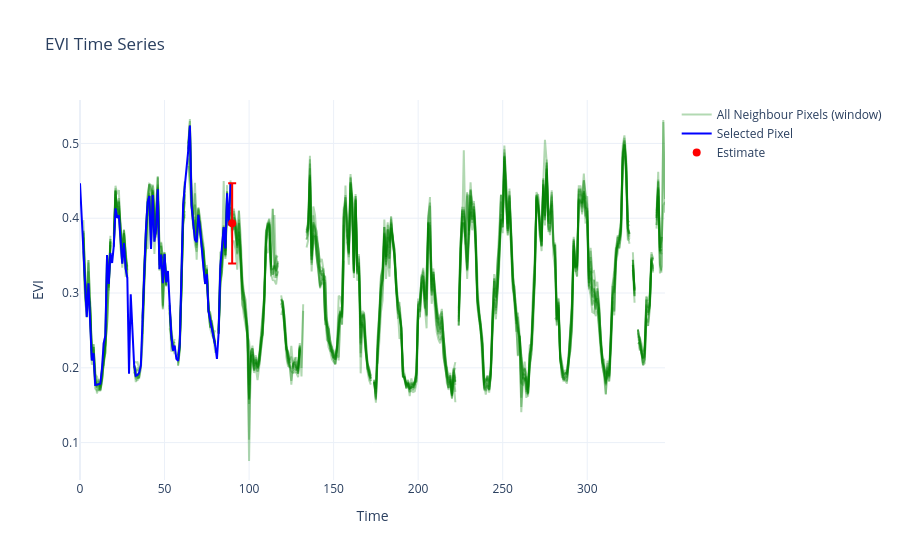

Notebook cell for this chart:
### Code cell
import plotly.graph_objects as go

fig = go.Figure()

# Plot selected pixel time series
# fig.add_trace(go.Scatter(
#     y=dataSubset.iloc[selPixel, :],
#     mode='lines',
#     name='Selected Pixel'
# ))

# Plot all time series (transpose of dataSubset)
# for i in range(dataSubset.shape[0]):
#     fig.add_trace(go.Scatter(
#         y=dataSubset.iloc[i, :],
#         mode='lines',
#         opacity=0.3,
#         line=dict(color='gray'),
#         name='All Neighbour Pixels (window)' if i == 0 else None,
#         showlegend=(i == 0)
#     ))

# Plot all time series of neigbouring pixels
for i in range(10):
    fig.add_trace(go.Scatter(
        y=data.iloc[i, :],
        mode='lines',
        opacity=0.3,
        line=dict(color='green'),
        name='All Neighbour Pixels (window)' if i == 0 else None,
        showlegend=(i == 0)
    ))


# Plot whole time series of selected pixel
fig.add_trace(go.Scatter(
    y=inpaint_nans(data).iloc[selPixel, :trainWindowLength],
    mode='lines',
    line=dict(color='blue'),
    opacity=1,
    name='Selected Pixel'
))

# Error bar (equivalent to plt.errorbar)
fig.add_trace(go.Scatter(
    x=[t],
    y=[est_HierarchichalModel.mean()],
    error_y=dict(
        type='data',
        array=[est_HierarchichalModel.std()],
        visible=True
    ),
    mode='markers',
    marker=dict(color='red', size=8),
    name='Estimate'
))

# Optional: reco or reco_ can be plotted here
# fig.add_trace(go.Scatter(y=reco_, mode='lines', name='Reco'))

fig.update_layout(
    title='EVI Time Series',
    xaxis_title='Time',
    yaxis_title='EVI',
    template='plotly_white'
)

fig.show()

### Figure 1 — Plotly figure (JSON) as saved in the notebook; plotly's stock layout.template omitted (floating-point values rounded to 4 significant figures; data arrays with more than 128 entries replaced by an {"elided": "..."} marker saying what was removed)
{"data": [{"line": {"color": "green"}, "mode": "lines", "name": "All Neighbour Pixels (window)", "opacity": 0.3, "showlegend": true, "type": "scatter", "y": {"elided": "347 float values"}}, {"line": {"color": "green"}, "mode": "lines", "opacity": 0.3, "showlegend": false, "type": "scatter", "y": {"elided": "347 float values"}}, {"line": {"color": "green"}, "mode": "lines", "opacity": 0.3, "showlegend": false, "type": "scatter", "y": {"elided": "347 float values"}}, {"line": {"color": "green"}, "mode": "lines", "opacity": 0.3, "showlegend": false, "type": "scatter", "y": {"elided": "347 float values"}}, {"line": {"color": "green"}, "mode": "lines", "opacity": 0.3, "showlegend": false, "type": "scatter", "y": {"elided": "347 float values"}}, {"line": {"color": "green"}, "mode": "lines", "opacity": 0.3, "showlegend": false, "type": "scatter", "y": {"elided": "347 float values"}}, {"line": {"color": "green"}, "mode": "lines", "opacity": 0.3, "showlegend": false, "type": "scatter", "y": {"elided": "347 float values"}}, {"line": {"color": "green"}, "mode": "lines", "opacity": 0.3, "showlegend": false, "type": "scatter", "y": {"elided": "347 float values"}}, {"line": {"color": "green"}, "mode": "lines", "opacity": 0.3, "showlegend": false, "type": "scatter", "y": {"elided": "347 float values"}}, {"line": {"color": "green"}, "mode": "lines", "opacity": 0.3, "showlegend": false, "type": "scatter", "y": {"elided": "347 float values"}}, {"line": {"color": "blue"}, "mode": "lines", "name": "Selected Pixel", "opacity": 1, "type": "scatter", "y": [0.4468, 0.4034, 0.36, 0.2974, 0.2681, 0.3129, 0.2698, 0.2099, 0.2194, 0.1773, 0.1775, 0.1786, 0.1787, 0.1981, 0.2326, 0.2428, 0.3508, 0.3123, 0.3536, 0.3402, 0.3634, 0.4133, 0.4005, 0.4038, 0.3657, 0.3392, 0.3669, 0.3327, 0.32, 0.1921, 0.2983, 0.2512, 0.2042, 0.1894, 0.1904, 0.1933, 0.2031, 0.2655, 0.3353, 0.3856, 0.4216, 0.4296, 0.3589, 0.4309, 0.3686, 0.3866, 0.4387, 0.3319, 0.3514, 0.313, 0.3522, 0.3143, 0.3295, 0.2871, 0.2441, 0.2228, 0.2298, 0.212, 0.2093, 0.2319, 0.3263, 0.418, 0.4433, 0.4667, 0.49, 0.524, 0.4174, 0.3923, 0.3714, 0.3679, 0.4045, 0.3864, 0.3546, 0.3346, 0.3123, 0.3255, 0.2756, 0.2643, 0.2523, 0.2421, 0.2293, 0.2119, 0.247, 0.3362, 0.3585, 0.3883, 0.3595, 0.4333, 0.3905, 0.4457]}, {"error_y": {"array": [0.05373], "type": "data", "visible": true}, "marker": {"color": "red", "size": 8}, "mode": "markers", "name": "Estimate", "type": "scatter", "x": [90], "y": [0.3932]}], "layout": {"title": {"text": "EVI Time Series"}, "xaxis": {"title": {"text": "Time"}}, "yaxis": {"title": {"text": "EVI"}}}}
